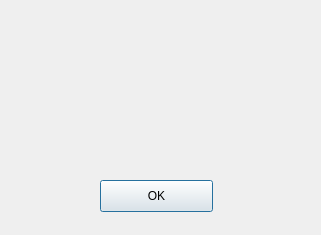
<?xml version="1.0" encoding="UTF-8"?>
<ui version="4.0">
 <class>Dialog</class>
 <widget class="QDialog" name="Dialog">
  <property name="geometry">
   <rect>
    <x>0</x>
    <y>0</y>
    <width>321</width>
    <height>235</height>
   </rect>
  </property>
  <property name="windowTitle">
   <string>Dialog</string>
  </property>
  <widget class="QLabel" name="label">
   <property name="geometry">
    <rect>
     <x>50</x>
     <y>30</y>
     <width>221</width>
     <height>131</height>
    </rect>
   </property>
   <property name="font">
    <font>
     <pointsize>18</pointsize>
    </font>
   </property>
   <property name="text">
    <string/>
   </property>
   <property name="alignment">
    <set>Qt::AlignCenter</set>
   </property>
  </widget>
  <widget class="QPushButton" name="pushButton">
   <property name="geometry">
    <rect>
     <x>100</x>
     <y>180</y>
     <width>113</width>
     <height>32</height>
    </rect>
   </property>
   <property name="text">
    <string>OK</string>
   </property>
  </widget>
 </widget>
 <resources/>
 <connections/>
</ui>
